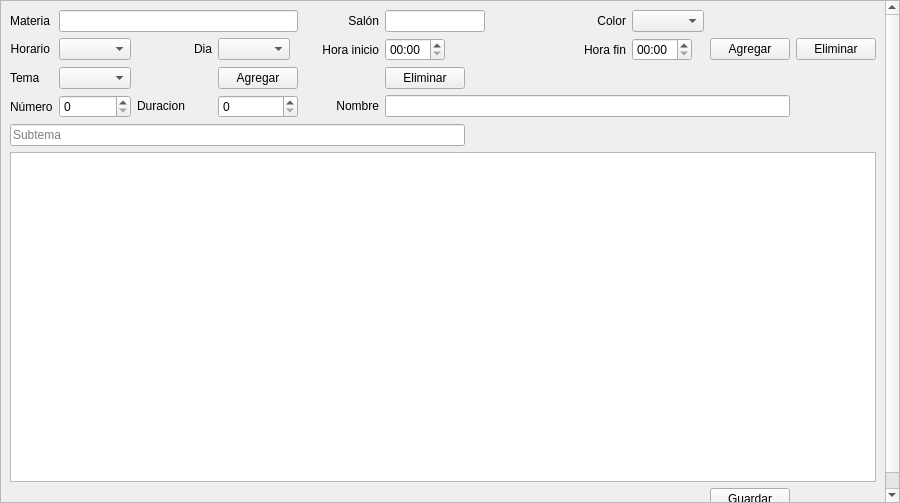
<?xml version="1.0" encoding="UTF-8"?>
<ui version="4.0">
 <class>tab_temario</class>
 <widget class="QWidget" name="tab_temario">
  <property name="geometry">
   <rect>
    <x>0</x>
    <y>0</y>
    <width>900</width>
    <height>503</height>
   </rect>
  </property>
  <property name="windowTitle">
   <string>Form</string>
  </property>
  <layout class="QGridLayout" name="gridLayout">
   <property name="leftMargin">
    <number>0</number>
   </property>
   <property name="topMargin">
    <number>0</number>
   </property>
   <property name="rightMargin">
    <number>0</number>
   </property>
   <property name="bottomMargin">
    <number>0</number>
   </property>
   <item row="0" column="0">
    <widget class="QScrollArea" name="scrollArea">
     <property name="sizePolicy">
      <sizepolicy hsizetype="Preferred" vsizetype="Expanding">
       <horstretch>0</horstretch>
       <verstretch>0</verstretch>
      </sizepolicy>
     </property>
     <property name="widgetResizable">
      <bool>true</bool>
     </property>
     <widget class="QWidget" name="scrollAreaWidgetContents">
      <property name="geometry">
       <rect>
        <x>0</x>
        <y>-65</y>
        <width>884</width>
        <height>566</height>
       </rect>
      </property>
      <layout class="QGridLayout" name="gridLayout_2">
       <item row="7" column="0" colspan="11">
        <widget class="QListWidget" name="subtemas_list">
         <property name="minimumSize">
          <size>
           <width>0</width>
           <height>330</height>
          </size>
         </property>
        </widget>
       </item>
       <item row="3" column="10">
        <widget class="QPushButton" name="btn_eliminar_horario">
         <property name="sizePolicy">
          <sizepolicy hsizetype="Fixed" vsizetype="Fixed">
           <horstretch>0</horstretch>
           <verstretch>0</verstretch>
          </sizepolicy>
         </property>
         <property name="text">
          <string>Eliminar</string>
         </property>
        </widget>
       </item>
       <item row="5" column="0">
        <widget class="QLabel" name="num_tema_label">
         <property name="text">
          <string>Número</string>
         </property>
        </widget>
       </item>
       <item row="4" column="1">
        <widget class="QComboBox" name="tema_box"/>
       </item>
       <item row="5" column="2">
        <widget class="QLabel" name="duracion_tema_label">
         <property name="sizePolicy">
          <sizepolicy hsizetype="Preferred" vsizetype="Fixed">
           <horstretch>0</horstretch>
           <verstretch>0</verstretch>
          </sizepolicy>
         </property>
         <property name="text">
          <string>Duracion</string>
         </property>
        </widget>
       </item>
       <item row="0" column="0">
        <widget class="QLabel" name="materia_label">
         <property name="sizePolicy">
          <sizepolicy hsizetype="Fixed" vsizetype="Fixed">
           <horstretch>0</horstretch>
           <verstretch>0</verstretch>
          </sizepolicy>
         </property>
         <property name="text">
          <string>Materia</string>
         </property>
         <property name="alignment">
          <set>Qt::AlignRight|Qt::AlignTrailing|Qt::AlignVCenter</set>
         </property>
        </widget>
       </item>
       <item row="3" column="8">
        <widget class="QTimeEdit" name="hora_fin_in">
         <property name="maximumSize">
          <size>
           <width>60</width>
           <height>16777215</height>
          </size>
         </property>
         <property name="displayFormat">
          <string>HH:mm</string>
         </property>
        </widget>
       </item>
       <item row="0" column="4">
        <widget class="QLabel" name="salon_label">
         <property name="text">
          <string>Salón</string>
         </property>
         <property name="alignment">
          <set>Qt::AlignRight|Qt::AlignTrailing|Qt::AlignVCenter</set>
         </property>
        </widget>
       </item>
       <item row="6" column="0" colspan="6">
        <widget class="QLineEdit" name="subtema_in">
         <property name="inputMask">
          <string/>
         </property>
         <property name="text">
          <string/>
         </property>
         <property name="placeholderText">
          <string>Subtema</string>
         </property>
        </widget>
       </item>
       <item row="3" column="5">
        <widget class="QTimeEdit" name="hora_inicio_in">
         <property name="maximumSize">
          <size>
           <width>60</width>
           <height>16777215</height>
          </size>
         </property>
         <property name="displayFormat">
          <string>HH:mm</string>
         </property>
        </widget>
       </item>
       <item row="4" column="0">
        <widget class="QLabel" name="tema_label">
         <property name="sizePolicy">
          <sizepolicy hsizetype="Preferred" vsizetype="Fixed">
           <horstretch>0</horstretch>
           <verstretch>0</verstretch>
          </sizepolicy>
         </property>
         <property name="text">
          <string>Tema</string>
         </property>
        </widget>
       </item>
       <item row="5" column="1">
        <widget class="QSpinBox" name="num_tema_in"/>
       </item>
       <item row="3" column="3">
        <widget class="QComboBox" name="dia_box">
         <property name="sizePolicy">
          <sizepolicy hsizetype="Fixed" vsizetype="Fixed">
           <horstretch>0</horstretch>
           <verstretch>0</verstretch>
          </sizepolicy>
         </property>
        </widget>
       </item>
       <item row="3" column="1">
        <widget class="QComboBox" name="horario_box">
         <property name="sizePolicy">
          <sizepolicy hsizetype="Fixed" vsizetype="Fixed">
           <horstretch>0</horstretch>
           <verstretch>0</verstretch>
          </sizepolicy>
         </property>
        </widget>
       </item>
       <item row="3" column="7">
        <widget class="QLabel" name="hora_fin_label">
         <property name="text">
          <string>Hora fin</string>
         </property>
         <property name="alignment">
          <set>Qt::AlignRight|Qt::AlignTrailing|Qt::AlignVCenter</set>
         </property>
        </widget>
       </item>
       <item row="0" column="9" colspan="2">
        <spacer name="horizontalSpacer">
         <property name="orientation">
          <enum>Qt::Horizontal</enum>
         </property>
         <property name="sizeHint" stdset="0">
          <size>
           <width>40</width>
           <height>20</height>
          </size>
         </property>
        </spacer>
       </item>
       <item row="5" column="3">
        <widget class="QSpinBox" name="duracion_tema_in"/>
       </item>
       <item row="0" column="8">
        <widget class="QComboBox" name="color_box"/>
       </item>
       <item row="3" column="4">
        <widget class="QLabel" name="hora_inicio_label">
         <property name="text">
          <string>Hora inicio</string>
         </property>
         <property name="alignment">
          <set>Qt::AlignRight|Qt::AlignTrailing|Qt::AlignVCenter</set>
         </property>
        </widget>
       </item>
       <item row="0" column="5" colspan="2">
        <widget class="QLineEdit" name="salon_in">
         <property name="sizePolicy">
          <sizepolicy hsizetype="Fixed" vsizetype="Fixed">
           <horstretch>0</horstretch>
           <verstretch>0</verstretch>
          </sizepolicy>
         </property>
         <property name="maximumSize">
          <size>
           <width>100</width>
           <height>16777215</height>
          </size>
         </property>
        </widget>
       </item>
       <item row="8" column="9">
        <widget class="QPushButton" name="btn_guardar">
         <property name="text">
          <string>Guardar</string>
         </property>
        </widget>
       </item>
       <item row="3" column="0">
        <widget class="QLabel" name="horario_label">
         <property name="sizePolicy">
          <sizepolicy hsizetype="Fixed" vsizetype="Fixed">
           <horstretch>0</horstretch>
           <verstretch>0</verstretch>
          </sizepolicy>
         </property>
         <property name="text">
          <string>Horario</string>
         </property>
         <property name="alignment">
          <set>Qt::AlignRight|Qt::AlignTrailing|Qt::AlignVCenter</set>
         </property>
        </widget>
       </item>
       <item row="3" column="9">
        <widget class="QPushButton" name="btn_agregar_horario">
         <property name="sizePolicy">
          <sizepolicy hsizetype="Fixed" vsizetype="Fixed">
           <horstretch>0</horstretch>
           <verstretch>0</verstretch>
          </sizepolicy>
         </property>
         <property name="layoutDirection">
          <enum>Qt::LeftToRight</enum>
         </property>
         <property name="text">
          <string>Agregar</string>
         </property>
        </widget>
       </item>
       <item row="3" column="2">
        <widget class="QLabel" name="dia_label">
         <property name="sizePolicy">
          <sizepolicy hsizetype="Preferred" vsizetype="Fixed">
           <horstretch>0</horstretch>
           <verstretch>0</verstretch>
          </sizepolicy>
         </property>
         <property name="text">
          <string>Dia</string>
         </property>
         <property name="alignment">
          <set>Qt::AlignRight|Qt::AlignTrailing|Qt::AlignVCenter</set>
         </property>
        </widget>
       </item>
       <item row="5" column="4">
        <widget class="QLabel" name="nombre_tema_label">
         <property name="sizePolicy">
          <sizepolicy hsizetype="Preferred" vsizetype="Fixed">
           <horstretch>0</horstretch>
           <verstretch>0</verstretch>
          </sizepolicy>
         </property>
         <property name="text">
          <string>Nombre</string>
         </property>
         <property name="alignment">
          <set>Qt::AlignRight|Qt::AlignTrailing|Qt::AlignVCenter</set>
         </property>
        </widget>
       </item>
       <item row="0" column="1" colspan="3">
        <widget class="QLineEdit" name="materia_in"/>
       </item>
       <item row="0" column="7">
        <widget class="QLabel" name="color_label">
         <property name="text">
          <string>Color</string>
         </property>
         <property name="alignment">
          <set>Qt::AlignRight|Qt::AlignTrailing|Qt::AlignVCenter</set>
         </property>
        </widget>
       </item>
       <item row="5" column="5" colspan="5">
        <widget class="QLineEdit" name="nombre_tema_in"/>
       </item>
       <item row="4" column="3">
        <widget class="QPushButton" name="btn_agregar_tema">
         <property name="text">
          <string>Agregar</string>
         </property>
        </widget>
       </item>
       <item row="4" column="5">
        <widget class="QPushButton" name="btn_eliminar_tema">
         <property name="text">
          <string>Eliminar</string>
         </property>
        </widget>
       </item>
      </layout>
     </widget>
    </widget>
   </item>
  </layout>
 </widget>
 <resources/>
 <connections/>
</ui>
